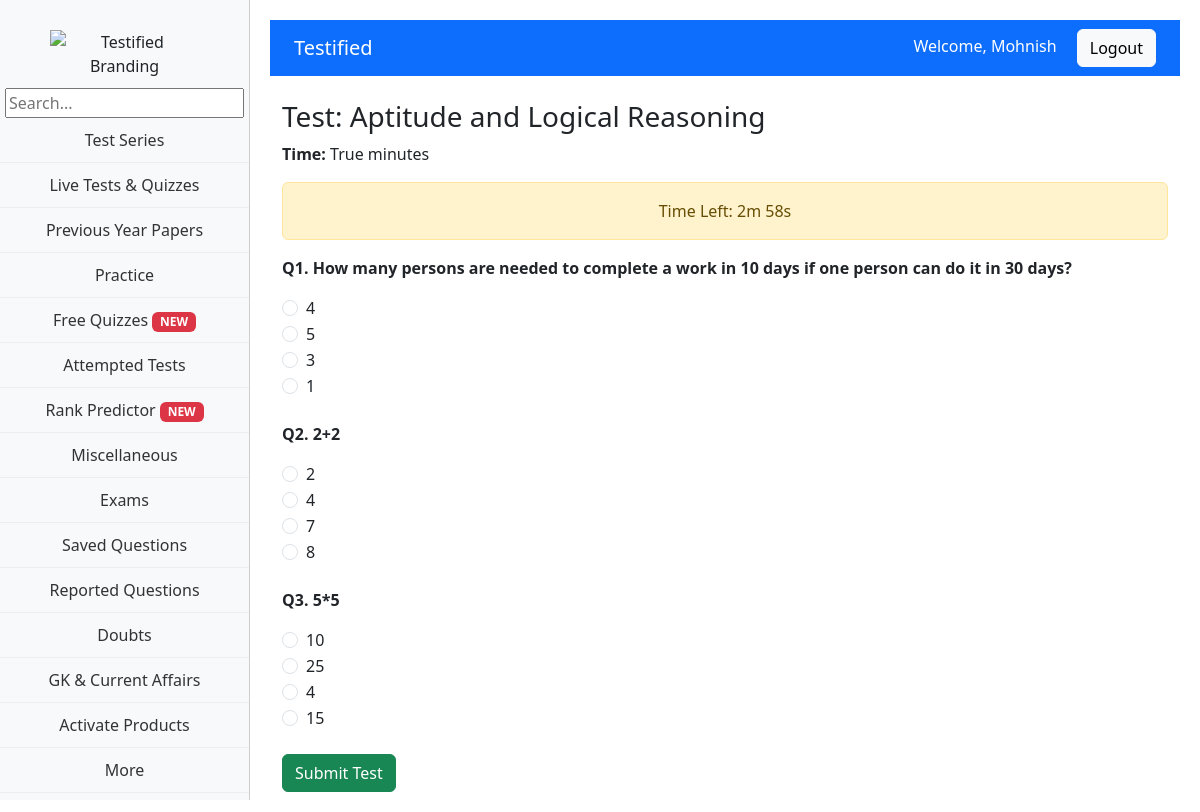
The page /sections/1/start/ (signed in) on the database its author committed.
### homepage/models.py (models this page shows, shortened)
class Section(models.Model):
    exam = models.ForeignKey(Exam, on_delete=models.CASCADE, related_name="sections")
    title = models.CharField(max_length=100)

class Question(models.Model):
    section = models.ForeignKey(
        Section, on_delete=models.CASCADE, related_name="questions"
    )
    text = models.TextField()
    option_a = models.CharField(max_length=200)
    option_b = models.CharField(max_length=200)
    option_c = models.CharField(max_length=200)
    option_d = models.CharField(max_length=200)
    correct = models.CharField(
        max_length=1, choices=[("A", "A"), ("B", "B"), ("C", "C"), ("D", "D")]
    )

### homepage/views.py (the view)
# urls.py: path("sections/<int:section_id>/start/", start_test, name="start_test"),
@login_required
def start_test(request, section_id):
    section = Section.objects.get(id=section_id)
    questions = section.questions.all()
    return render(
        request,
        "homepage/start_test.html",
        {
            "section": section,
            "questions": questions,
            "total_time": len(questions) * 60,  # seconds (1 min per question)
        },
    )

### homepage/templates/homepage/start_test.html (shortened to what this page needs)
{% extends 'base.html' %}
{% block content %}
<div class="container mt-4">
    <h3>Test: {{ section.title }}</h3>
    <p><strong>Time:</strong> {{ total_time|divisibleby:60 }} minutes</p>
    <div id="timer" class="alert alert-warning text-center"></div>
    <form method="POST" action="{% url 'homepage:evaluate_test' section.id %}">
        {% for q in questions %}
        <div class="mb-4">
            <p><strong>Q{{ forloop.counter }}. {{ q.text }}</strong></p>
            <div class="form-check">
                <input class="form-check-input" type="radio" name="q{{ q.id }}" value="A">
                <label class="form-check-label">{{ q.option_a }}</label>
            </div>
            <div class="form-check">
                <input class="form-check-input" type="radio" name="q{{ q.id }}" value="B">
                <label class="form-check-label">{{ q.option_b }}</label>
            </div>
            <div class="form-check">
                <input class="form-check-input" type="radio" name="q{{ q.id }}" value="C">
                <label class="form-check-label">{{ q.option_c }}</label>
            </div>
            <div class="form-check">
                <input class="form-check-input" type="radio" name="q{{ q.id }}" value="D">
                <label class="form-check-label">{{ q.option_d }}</label>
            </div>
        </div>
        {% endfor %}
        <button type="submit" class="btn btn-success">Submit Test</button>
    </form>
</div>
{% endblock %}

### homepage/templates/base.html (shortened to what this page needs)
{% load static %}
<!DOCTYPE html>
<html lang="en">
<link rel="stylesheet" href="https://cdnjs.cloudflare.com/ajax/libs/font-awesome/6.5.0/css/all.min.css">
<head>
    <link rel="stylesheet" href="{% static 'css/home.css' %}">
    <link href="https://cdn.jsdelivr.net/npm/bootstrap@5.3.2/dist/css/bootstrap.min.css" rel="stylesheet">
</head>
<body>
    <div class="sidebar" id="sidebar">
        <img src="{% static 'images/testified-logo.png' %}" alt="Testified Branding">
        <input type="search" placeholder="Search..." />
        <a href="#">Test Series</a>
        <a href="#">Live Tests & Quizzes</a>
        <a href="#">Previous Year Papers</a>
        <a href="#">Practice</a>
        <a href="#">Free Quizzes <span class="badge bg-danger">NEW</span></a>
        <a href="{% url 'homepage:test_history' %}">Attempted Tests</a>
        <a href="#">Rank Predictor <span class="badge bg-danger">NEW</span></a>
        <a href="#">Miscellaneous</a>
        <a href="#">Exams</a>
        <a href="#">Saved Questions</a>
        <a href="#">Reported Questions</a>
        <a href="#">Doubts</a>
        <a href="#">GK & Current Affairs</a>
        <a href="#">Activate Products</a>
        <a href="#">More</a>
        <a href="#">Teacher Training Program</a>
    </div>
    <div class="content">
        <nav class="navbar navbar-expand-lg navbar-dark bg-primary px-4">
            <a class="navbar-brand" href="{% url 'homepage:home' %}">Testified</a>
            <div class="ms-auto">
                {% if request.user.is_authenticated %}
                <span class="text-white me-3">Welcome, {{ request.user.username }}</span>
                <a href="{% url 'homepage:logout' %}" class="btn btn-light">Logout</a>
                {% else %}
                <a href="{% url 'homepage:login' %}" class="btn btn-light me-2">Login</a>
                <a href="{% url 'homepage:signup' %}" class="btn btn-outline-light">Signup</a>
                {% endif %}
            </div>
        </nav>
        {% block content %}{% endblock %}
    </div>
</body>
</html>

### homepage/static/css/home.css (style rules this page uses)
body { background-color: #f5f8ff; }

### homepage/templates/base.html (style rules this page uses)
body { display: flex; flex-direction: column; }
.sidebar { width: 250px; background-color: #f8f9fa; height: 100vh; position: fixed; top: 0; left: 0; padding-top: 20px; border-right: 1px solid #ccc; overflow-y: auto; text-align: center; transition: transform 0.3s ease-in-out; z-index: 1000; transform: translateX(0); }
.sidebar img { width: 150px; height: auto; margin: 10px auto; display: block; }
.sidebar a { display: block; padding: 10px 20px; color: #333; text-decoration: none; border-bottom: 1px solid #eee; }
.content { margin-left: 250px; padding: 20px; flex-grow: 1; width: calc(100% - 250px); }
.navbar { position: sticky; top: 0; z-index: 1050; }
.sidebar { transition: transform 0.4s ease; }

### rows shown on the page
Section: title "Aptitude and Logical Reasoning"
Question: text "How many persons are needed to complete a work in 10 days if one person can do it in 30 days?", option_a "4", option_b "5", option_c "3", option_d "1"
Question: text "2+2", option_a "2", option_b "4", option_c "7", option_d "8"
Question: text "5*5", option_a "10", option_b "25", option_c "4", option_d "15"

### other values the page prints
{{ request.user.username }} "Mohnish"
{{ total_time|divisibleby:60 }} "True"
